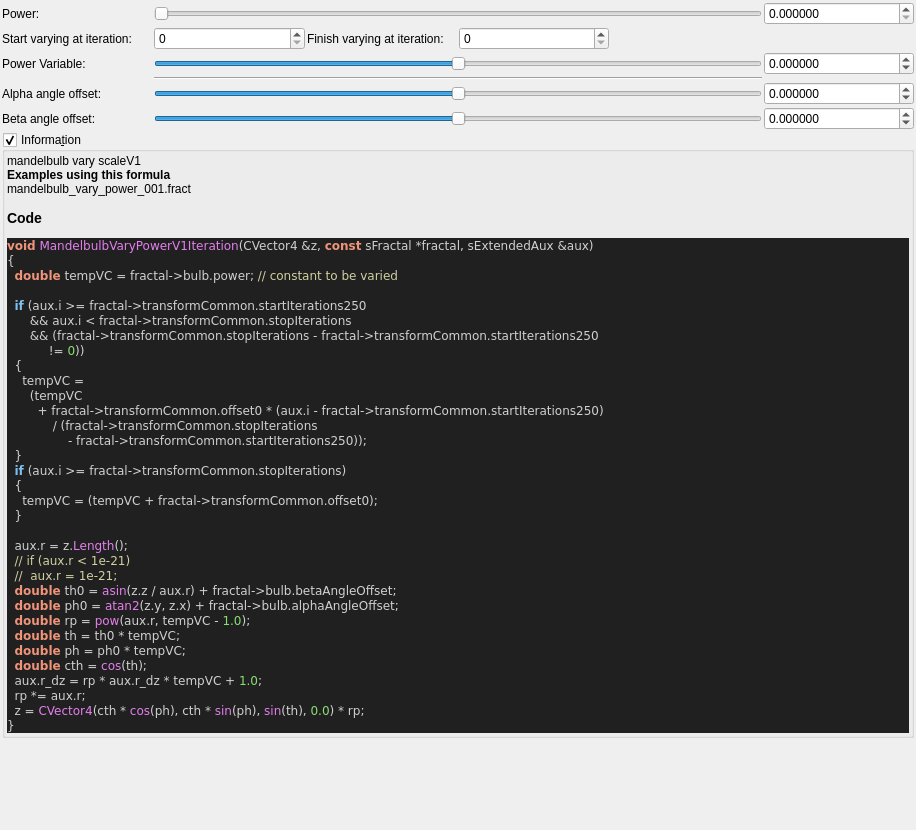
<?xml version="1.0" encoding="UTF-8"?>
<ui version="4.0">
 <class>mandelbulb_vary_power_v1</class>
 <widget class="QWidget" name="Form">
  <property name="geometry">
   <rect>
    <x>0</x>
    <y>0</y>
    <width>916</width>
    <height>830</height>
   </rect>
  </property>
  <property name="windowTitle">
   <string notr="true">mandelbulb_vary_power_v1</string>
  </property>
  <layout class="QVBoxLayout" name="verticalLayout">
   <property name="spacing">
    <number>2</number>
   </property>
   <property name="leftMargin">
    <number>2</number>
   </property>
   <property name="topMargin">
    <number>2</number>
   </property>
   <property name="rightMargin">
    <number>2</number>
   </property>
   <property name="bottomMargin">
    <number>2</number>
   </property>
   <item>
    <layout class="QGridLayout" name="gridLayout_36">
     <property name="spacing">
      <number>2</number>
     </property>
     <item row="2" column="5">
      <widget class="MyDoubleSpinBox" name="spinbox_transf_offset_0">
       <property name="sizePolicy">
        <sizepolicy hsizetype="Minimum" vsizetype="Maximum">
         <horstretch>0</horstretch>
         <verstretch>0</verstretch>
        </sizepolicy>
       </property>
       <property name="prefix">
        <string/>
       </property>
       <property name="suffix">
        <string/>
       </property>
       <property name="decimals">
        <number>6</number>
       </property>
       <property name="minimum">
        <double>-99.998999999999995</double>
       </property>
       <property name="maximum">
        <double>99.998999999999995</double>
       </property>
       <property name="singleStep">
        <double>0.100000000000000</double>
       </property>
      </widget>
     </item>
     <item row="1" column="1">
      <widget class="MySpinBox" name="spinboxInt_transf_start_iterations_250">
       <property name="sizePolicy">
        <sizepolicy hsizetype="Minimum" vsizetype="Maximum">
         <horstretch>0</horstretch>
         <verstretch>0</verstretch>
        </sizepolicy>
       </property>
       <property name="maximum">
        <number>250</number>
       </property>
      </widget>
     </item>
     <item row="1" column="4" colspan="2">
      <spacer name="horizontalSpacer_17">
       <property name="orientation">
        <enum>Qt::Horizontal</enum>
       </property>
       <property name="sizeHint" stdset="0">
        <size>
         <width>40</width>
         <height>20</height>
        </size>
       </property>
      </spacer>
     </item>
     <item row="2" column="1" colspan="4">
      <widget class="QSlider" name="slider_transf_offset_0">
       <property name="sizePolicy">
        <sizepolicy hsizetype="Expanding" vsizetype="Maximum">
         <horstretch>0</horstretch>
         <verstretch>0</verstretch>
        </sizepolicy>
       </property>
       <property name="minimum">
        <number>-20000000</number>
       </property>
       <property name="maximum">
        <number>20000000</number>
       </property>
       <property name="value">
        <number>0</number>
       </property>
       <property name="sliderPosition">
        <number>0</number>
       </property>
       <property name="orientation">
        <enum>Qt::Horizontal</enum>
       </property>
      </widget>
     </item>
     <item row="1" column="3">
      <widget class="MySpinBox" name="spinboxInt_transf_stop_iterations">
       <property name="sizePolicy">
        <sizepolicy hsizetype="Minimum" vsizetype="Maximum">
         <horstretch>0</horstretch>
         <verstretch>0</verstretch>
        </sizepolicy>
       </property>
       <property name="maximum">
        <number>250</number>
       </property>
      </widget>
     </item>
     <item row="2" column="0">
      <widget class="QLabel" name="label_81">
       <property name="text">
        <string>Power Variable:</string>
       </property>
      </widget>
     </item>
     <item row="1" column="2">
      <widget class="QLabel" name="label_169">
       <property name="text">
        <string>Finish varying at iteration:</string>
       </property>
      </widget>
     </item>
     <item row="4" column="0">
      <widget class="QLabel" name="label_85">
       <property name="text">
        <string>Alpha angle offset:</string>
       </property>
      </widget>
     </item>
     <item row="5" column="0">
      <widget class="QLabel" name="label_91">
       <property name="text">
        <string>Beta angle offset:</string>
       </property>
      </widget>
     </item>
     <item row="0" column="0">
      <widget class="QLabel" name="label_92">
       <property name="text">
        <string>Power:</string>
       </property>
      </widget>
     </item>
     <item row="1" column="0">
      <widget class="QLabel" name="label_171">
       <property name="text">
        <string>Start varying at iteration:</string>
       </property>
      </widget>
     </item>
     <item row="3" column="1" colspan="4">
      <widget class="Line" name="line_29">
       <property name="orientation">
        <enum>Qt::Horizontal</enum>
       </property>
      </widget>
     </item>
     <item row="0" column="5">
      <widget class="MyDoubleSpinBox" name="spinbox_power">
       <property name="sizePolicy">
        <sizepolicy hsizetype="Minimum" vsizetype="Maximum">
         <horstretch>0</horstretch>
         <verstretch>0</verstretch>
        </sizepolicy>
       </property>
       <property name="prefix">
        <string/>
       </property>
       <property name="suffix">
        <string/>
       </property>
       <property name="decimals">
        <number>6</number>
       </property>
       <property name="minimum">
        <double>0.000000000000000</double>
       </property>
       <property name="maximum">
        <double>99.999899999999997</double>
       </property>
       <property name="singleStep">
        <double>0.100000000000000</double>
       </property>
      </widget>
     </item>
     <item row="4" column="5">
      <widget class="MyDoubleSpinBox" name="spinbox_alpha_angle_offset">
       <property name="sizePolicy">
        <sizepolicy hsizetype="Minimum" vsizetype="Maximum">
         <horstretch>0</horstretch>
         <verstretch>0</verstretch>
        </sizepolicy>
       </property>
       <property name="prefix">
        <string/>
       </property>
       <property name="suffix">
        <string/>
       </property>
       <property name="decimals">
        <number>6</number>
       </property>
       <property name="minimum">
        <double>-36000.000000000000000</double>
       </property>
       <property name="maximum">
        <double>36000.000000000000000</double>
       </property>
       <property name="singleStep">
        <double>0.100000000000000</double>
       </property>
      </widget>
     </item>
     <item row="5" column="5">
      <widget class="MyDoubleSpinBox" name="spinbox_beta_angle_offset">
       <property name="sizePolicy">
        <sizepolicy hsizetype="Minimum" vsizetype="Maximum">
         <horstretch>0</horstretch>
         <verstretch>0</verstretch>
        </sizepolicy>
       </property>
       <property name="prefix">
        <string/>
       </property>
       <property name="suffix">
        <string/>
       </property>
       <property name="decimals">
        <number>6</number>
       </property>
       <property name="minimum">
        <double>-36000.000000000000000</double>
       </property>
       <property name="maximum">
        <double>36000.000000000000000</double>
       </property>
       <property name="singleStep">
        <double>0.100000000000000</double>
       </property>
      </widget>
     </item>
     <item row="4" column="1" colspan="4">
      <widget class="QSlider" name="slider_alpha_angle_offset">
       <property name="sizePolicy">
        <sizepolicy hsizetype="Expanding" vsizetype="Maximum">
         <horstretch>0</horstretch>
         <verstretch>0</verstretch>
        </sizepolicy>
       </property>
       <property name="minimum">
        <number>-360000000</number>
       </property>
       <property name="maximum">
        <number>360000000</number>
       </property>
       <property name="value">
        <number>0</number>
       </property>
       <property name="sliderPosition">
        <number>0</number>
       </property>
       <property name="orientation">
        <enum>Qt::Horizontal</enum>
       </property>
      </widget>
     </item>
     <item row="5" column="1" colspan="4">
      <widget class="QSlider" name="slider_beta_angle_offset">
       <property name="sizePolicy">
        <sizepolicy hsizetype="Expanding" vsizetype="Maximum">
         <horstretch>0</horstretch>
         <verstretch>0</verstretch>
        </sizepolicy>
       </property>
       <property name="minimum">
        <number>-360000000</number>
       </property>
       <property name="maximum">
        <number>360000000</number>
       </property>
       <property name="value">
        <number>0</number>
       </property>
       <property name="sliderPosition">
        <number>0</number>
       </property>
       <property name="orientation">
        <enum>Qt::Horizontal</enum>
       </property>
      </widget>
     </item>
     <item row="0" column="1" colspan="4">
      <widget class="QSlider" name="slider_power">
       <property name="sizePolicy">
        <sizepolicy hsizetype="Expanding" vsizetype="Maximum">
         <horstretch>0</horstretch>
         <verstretch>0</verstretch>
        </sizepolicy>
       </property>
       <property name="maximum">
        <number>20000000</number>
       </property>
       <property name="singleStep">
        <number>1</number>
       </property>
       <property name="orientation">
        <enum>Qt::Horizontal</enum>
       </property>
      </widget>
     </item>
    </layout>
   </item>
   <item>
    <widget class="MyGroupBox" name="groupCheck_info">
     <property name="title">
      <string>Informa&amp;tion</string>
     </property>
     <property name="flat">
      <bool>false</bool>
     </property>
     <property name="checkable">
      <bool>true</bool>
     </property>
     <layout class="QVBoxLayout" name="verticalLayout_2">
      <property name="spacing">
       <number>2</number>
      </property>
      <property name="leftMargin">
       <number>2</number>
      </property>
      <property name="topMargin">
       <number>2</number>
      </property>
      <property name="rightMargin">
       <number>2</number>
      </property>
      <property name="bottomMargin">
       <number>2</number>
      </property>
      <item>
       <widget class="QLabel" name="label_code_content">
        <property name="text">
         <string notr="true">&lt;p&gt;mandelbulb vary scaleV1&lt;/p&gt;&lt;table&gt;
&lt;/table&gt;
&lt;br&gt;&lt;b&gt;Examples using this formula&lt;/b&gt;&lt;br&gt;mandelbulb_vary_power_001.fract&lt;h3&gt;Code&lt;/h3&gt;
&lt;body style=&quot;background-color:#202020&quot;&gt;
&lt;pre style=&quot;color:#d0d0d0; background-color:#202020;  font-family:'Courier New',monospace;&quot;&gt;&lt;span style=&quot;color:#f09479; font-weight:bold&quot;&gt;void&lt;/span&gt; &lt;span style=&quot;color:#e47eed&quot;&gt;MandelbulbVaryPowerV1Iteration&lt;/span&gt;&lt;span style=&quot;color:#d0d0d0&quot;&gt;(&lt;/span&gt;CVector4 &lt;span style=&quot;color:#d0d0d0&quot;&gt;&amp;amp;&lt;/span&gt;z&lt;span style=&quot;color:#d0d0d0&quot;&gt;,&lt;/span&gt; &lt;span style=&quot;color:#f09479; font-weight:bold&quot;&gt;const&lt;/span&gt; sFractal &lt;span style=&quot;color:#d0d0d0&quot;&gt;*&lt;/span&gt;fractal&lt;span style=&quot;color:#d0d0d0&quot;&gt;,&lt;/span&gt; sExtendedAux &lt;span style=&quot;color:#d0d0d0&quot;&gt;&amp;amp;&lt;/span&gt;aux&lt;span style=&quot;color:#d0d0d0&quot;&gt;)&lt;/span&gt;
&lt;span style=&quot;color:#d0d0d0&quot;&gt;{&lt;/span&gt;
  &lt;span style=&quot;color:#f09479; font-weight:bold&quot;&gt;double&lt;/span&gt; tempVC &lt;span style=&quot;color:#d0d0d0&quot;&gt;=&lt;/span&gt; fractal&lt;span style=&quot;color:#d0d0d0&quot;&gt;-&amp;gt;&lt;/span&gt;bulb&lt;span style=&quot;color:#d0d0d0&quot;&gt;.&lt;/span&gt;power&lt;span style=&quot;color:#d0d0d0&quot;&gt;;&lt;/span&gt; &lt;span style=&quot;color:#d0d0a0&quot;&gt;// constant to be varied&lt;/span&gt;

  &lt;span style=&quot;color:#7ec0ee; font-weight:bold&quot;&gt;if&lt;/span&gt; &lt;span style=&quot;color:#d0d0d0&quot;&gt;(&lt;/span&gt;aux&lt;span style=&quot;color:#d0d0d0&quot;&gt;.&lt;/span&gt;i &lt;span style=&quot;color:#d0d0d0&quot;&gt;&amp;gt;=&lt;/span&gt; fractal&lt;span style=&quot;color:#d0d0d0&quot;&gt;-&amp;gt;&lt;/span&gt;transformCommon&lt;span style=&quot;color:#d0d0d0&quot;&gt;.&lt;/span&gt;startIterations250
      &lt;span style=&quot;color:#d0d0d0&quot;&gt;&amp;amp;&amp;amp;&lt;/span&gt; aux&lt;span style=&quot;color:#d0d0d0&quot;&gt;.&lt;/span&gt;i &lt;span style=&quot;color:#d0d0d0&quot;&gt;&amp;lt;&lt;/span&gt; fractal&lt;span style=&quot;color:#d0d0d0&quot;&gt;-&amp;gt;&lt;/span&gt;transformCommon&lt;span style=&quot;color:#d0d0d0&quot;&gt;.&lt;/span&gt;stopIterations
      &lt;span style=&quot;color:#d0d0d0&quot;&gt;&amp;amp;&amp;amp; (&lt;/span&gt;fractal&lt;span style=&quot;color:#d0d0d0&quot;&gt;-&amp;gt;&lt;/span&gt;transformCommon&lt;span style=&quot;color:#d0d0d0&quot;&gt;.&lt;/span&gt;stopIterations &lt;span style=&quot;color:#d0d0d0&quot;&gt;-&lt;/span&gt; fractal&lt;span style=&quot;color:#d0d0d0&quot;&gt;-&amp;gt;&lt;/span&gt;transformCommon&lt;span style=&quot;color:#d0d0d0&quot;&gt;.&lt;/span&gt;startIterations250
           &lt;span style=&quot;color:#d0d0d0&quot;&gt;!=&lt;/span&gt; &lt;span style=&quot;color:#87df71&quot;&gt;0&lt;/span&gt;&lt;span style=&quot;color:#d0d0d0&quot;&gt;))&lt;/span&gt;
  &lt;span style=&quot;color:#d0d0d0&quot;&gt;{&lt;/span&gt;
    tempVC &lt;span style=&quot;color:#d0d0d0&quot;&gt;=&lt;/span&gt;
      &lt;span style=&quot;color:#d0d0d0&quot;&gt;(&lt;/span&gt;tempVC
        &lt;span style=&quot;color:#d0d0d0&quot;&gt;+&lt;/span&gt; fractal&lt;span style=&quot;color:#d0d0d0&quot;&gt;-&amp;gt;&lt;/span&gt;transformCommon&lt;span style=&quot;color:#d0d0d0&quot;&gt;.&lt;/span&gt;offset0 &lt;span style=&quot;color:#d0d0d0&quot;&gt;* (&lt;/span&gt;aux&lt;span style=&quot;color:#d0d0d0&quot;&gt;.&lt;/span&gt;i &lt;span style=&quot;color:#d0d0d0&quot;&gt;-&lt;/span&gt; fractal&lt;span style=&quot;color:#d0d0d0&quot;&gt;-&amp;gt;&lt;/span&gt;transformCommon&lt;span style=&quot;color:#d0d0d0&quot;&gt;.&lt;/span&gt;startIterations250&lt;span style=&quot;color:#d0d0d0&quot;&gt;)&lt;/span&gt;
            &lt;span style=&quot;color:#d0d0d0&quot;&gt;/ (&lt;/span&gt;fractal&lt;span style=&quot;color:#d0d0d0&quot;&gt;-&amp;gt;&lt;/span&gt;transformCommon&lt;span style=&quot;color:#d0d0d0&quot;&gt;.&lt;/span&gt;stopIterations
                &lt;span style=&quot;color:#d0d0d0&quot;&gt;-&lt;/span&gt; fractal&lt;span style=&quot;color:#d0d0d0&quot;&gt;-&amp;gt;&lt;/span&gt;transformCommon&lt;span style=&quot;color:#d0d0d0&quot;&gt;.&lt;/span&gt;startIterations250&lt;span style=&quot;color:#d0d0d0&quot;&gt;));&lt;/span&gt;
  &lt;span style=&quot;color:#d0d0d0&quot;&gt;}&lt;/span&gt;
  &lt;span style=&quot;color:#7ec0ee; font-weight:bold&quot;&gt;if&lt;/span&gt; &lt;span style=&quot;color:#d0d0d0&quot;&gt;(&lt;/span&gt;aux&lt;span style=&quot;color:#d0d0d0&quot;&gt;.&lt;/span&gt;i &lt;span style=&quot;color:#d0d0d0&quot;&gt;&amp;gt;=&lt;/span&gt; fractal&lt;span style=&quot;color:#d0d0d0&quot;&gt;-&amp;gt;&lt;/span&gt;transformCommon&lt;span style=&quot;color:#d0d0d0&quot;&gt;.&lt;/span&gt;stopIterations&lt;span style=&quot;color:#d0d0d0&quot;&gt;)&lt;/span&gt;
  &lt;span style=&quot;color:#d0d0d0&quot;&gt;{&lt;/span&gt;
    tempVC &lt;span style=&quot;color:#d0d0d0&quot;&gt;= (&lt;/span&gt;tempVC &lt;span style=&quot;color:#d0d0d0&quot;&gt;+&lt;/span&gt; fractal&lt;span style=&quot;color:#d0d0d0&quot;&gt;-&amp;gt;&lt;/span&gt;transformCommon&lt;span style=&quot;color:#d0d0d0&quot;&gt;.&lt;/span&gt;offset0&lt;span style=&quot;color:#d0d0d0&quot;&gt;);&lt;/span&gt;
  &lt;span style=&quot;color:#d0d0d0&quot;&gt;}&lt;/span&gt;

  aux&lt;span style=&quot;color:#d0d0d0&quot;&gt;.&lt;/span&gt;r &lt;span style=&quot;color:#d0d0d0&quot;&gt;=&lt;/span&gt; z&lt;span style=&quot;color:#d0d0d0&quot;&gt;.&lt;/span&gt;&lt;span style=&quot;color:#e47eed&quot;&gt;Length&lt;/span&gt;&lt;span style=&quot;color:#d0d0d0&quot;&gt;();&lt;/span&gt;
  &lt;span style=&quot;color:#d0d0a0&quot;&gt;// if (aux.r &amp;lt; 1e-21)&lt;/span&gt;
  &lt;span style=&quot;color:#d0d0a0&quot;&gt;//  aux.r = 1e-21;&lt;/span&gt;
  &lt;span style=&quot;color:#f09479; font-weight:bold&quot;&gt;double&lt;/span&gt; th0 &lt;span style=&quot;color:#d0d0d0&quot;&gt;=&lt;/span&gt; &lt;span style=&quot;color:#e47eed&quot;&gt;asin&lt;/span&gt;&lt;span style=&quot;color:#d0d0d0&quot;&gt;(&lt;/span&gt;z&lt;span style=&quot;color:#d0d0d0&quot;&gt;.&lt;/span&gt;z &lt;span style=&quot;color:#d0d0d0&quot;&gt;/&lt;/span&gt; aux&lt;span style=&quot;color:#d0d0d0&quot;&gt;.&lt;/span&gt;r&lt;span style=&quot;color:#d0d0d0&quot;&gt;) +&lt;/span&gt; fractal&lt;span style=&quot;color:#d0d0d0&quot;&gt;-&amp;gt;&lt;/span&gt;bulb&lt;span style=&quot;color:#d0d0d0&quot;&gt;.&lt;/span&gt;betaAngleOffset&lt;span style=&quot;color:#d0d0d0&quot;&gt;;&lt;/span&gt;
  &lt;span style=&quot;color:#f09479; font-weight:bold&quot;&gt;double&lt;/span&gt; ph0 &lt;span style=&quot;color:#d0d0d0&quot;&gt;=&lt;/span&gt; &lt;span style=&quot;color:#e47eed&quot;&gt;atan2&lt;/span&gt;&lt;span style=&quot;color:#d0d0d0&quot;&gt;(&lt;/span&gt;z&lt;span style=&quot;color:#d0d0d0&quot;&gt;.&lt;/span&gt;y&lt;span style=&quot;color:#d0d0d0&quot;&gt;,&lt;/span&gt; z&lt;span style=&quot;color:#d0d0d0&quot;&gt;.&lt;/span&gt;x&lt;span style=&quot;color:#d0d0d0&quot;&gt;) +&lt;/span&gt; fractal&lt;span style=&quot;color:#d0d0d0&quot;&gt;-&amp;gt;&lt;/span&gt;bulb&lt;span style=&quot;color:#d0d0d0&quot;&gt;.&lt;/span&gt;alphaAngleOffset&lt;span style=&quot;color:#d0d0d0&quot;&gt;;&lt;/span&gt;
  &lt;span style=&quot;color:#f09479; font-weight:bold&quot;&gt;double&lt;/span&gt; rp &lt;span style=&quot;color:#d0d0d0&quot;&gt;=&lt;/span&gt; &lt;span style=&quot;color:#e47eed&quot;&gt;pow&lt;/span&gt;&lt;span style=&quot;color:#d0d0d0&quot;&gt;(&lt;/span&gt;aux&lt;span style=&quot;color:#d0d0d0&quot;&gt;.&lt;/span&gt;r&lt;span style=&quot;color:#d0d0d0&quot;&gt;,&lt;/span&gt; tempVC &lt;span style=&quot;color:#d0d0d0&quot;&gt;-&lt;/span&gt; &lt;span style=&quot;color:#87df71&quot;&gt;1.0&lt;/span&gt;&lt;span style=&quot;color:#d0d0d0&quot;&gt;);&lt;/span&gt;
  &lt;span style=&quot;color:#f09479; font-weight:bold&quot;&gt;double&lt;/span&gt; th &lt;span style=&quot;color:#d0d0d0&quot;&gt;=&lt;/span&gt; th0 &lt;span style=&quot;color:#d0d0d0&quot;&gt;*&lt;/span&gt; tempVC&lt;span style=&quot;color:#d0d0d0&quot;&gt;;&lt;/span&gt;
  &lt;span style=&quot;color:#f09479; font-weight:bold&quot;&gt;double&lt;/span&gt; ph &lt;span style=&quot;color:#d0d0d0&quot;&gt;=&lt;/span&gt; ph0 &lt;span style=&quot;color:#d0d0d0&quot;&gt;*&lt;/span&gt; tempVC&lt;span style=&quot;color:#d0d0d0&quot;&gt;;&lt;/span&gt;
  &lt;span style=&quot;color:#f09479; font-weight:bold&quot;&gt;double&lt;/span&gt; cth &lt;span style=&quot;color:#d0d0d0&quot;&gt;=&lt;/span&gt; &lt;span style=&quot;color:#e47eed&quot;&gt;cos&lt;/span&gt;&lt;span style=&quot;color:#d0d0d0&quot;&gt;(&lt;/span&gt;th&lt;span style=&quot;color:#d0d0d0&quot;&gt;);&lt;/span&gt;
  aux&lt;span style=&quot;color:#d0d0d0&quot;&gt;.&lt;/span&gt;r_dz &lt;span style=&quot;color:#d0d0d0&quot;&gt;=&lt;/span&gt; rp &lt;span style=&quot;color:#d0d0d0&quot;&gt;*&lt;/span&gt; aux&lt;span style=&quot;color:#d0d0d0&quot;&gt;.&lt;/span&gt;r_dz &lt;span style=&quot;color:#d0d0d0&quot;&gt;*&lt;/span&gt; tempVC &lt;span style=&quot;color:#d0d0d0&quot;&gt;+&lt;/span&gt; &lt;span style=&quot;color:#87df71&quot;&gt;1.0&lt;/span&gt;&lt;span style=&quot;color:#d0d0d0&quot;&gt;;&lt;/span&gt;
  rp &lt;span style=&quot;color:#d0d0d0&quot;&gt;*=&lt;/span&gt; aux&lt;span style=&quot;color:#d0d0d0&quot;&gt;.&lt;/span&gt;r&lt;span style=&quot;color:#d0d0d0&quot;&gt;;&lt;/span&gt;
  z &lt;span style=&quot;color:#d0d0d0&quot;&gt;=&lt;/span&gt; &lt;span style=&quot;color:#e47eed&quot;&gt;CVector4&lt;/span&gt;&lt;span style=&quot;color:#d0d0d0&quot;&gt;(&lt;/span&gt;cth &lt;span style=&quot;color:#d0d0d0&quot;&gt;*&lt;/span&gt; &lt;span style=&quot;color:#e47eed&quot;&gt;cos&lt;/span&gt;&lt;span style=&quot;color:#d0d0d0&quot;&gt;(&lt;/span&gt;ph&lt;span style=&quot;color:#d0d0d0&quot;&gt;),&lt;/span&gt; cth &lt;span style=&quot;color:#d0d0d0&quot;&gt;*&lt;/span&gt; &lt;span style=&quot;color:#e47eed&quot;&gt;sin&lt;/span&gt;&lt;span style=&quot;color:#d0d0d0&quot;&gt;(&lt;/span&gt;ph&lt;span style=&quot;color:#d0d0d0&quot;&gt;),&lt;/span&gt; &lt;span style=&quot;color:#e47eed&quot;&gt;sin&lt;/span&gt;&lt;span style=&quot;color:#d0d0d0&quot;&gt;(&lt;/span&gt;th&lt;span style=&quot;color:#d0d0d0&quot;&gt;),&lt;/span&gt; &lt;span style=&quot;color:#87df71&quot;&gt;0.0&lt;/span&gt;&lt;span style=&quot;color:#d0d0d0&quot;&gt;) *&lt;/span&gt; rp&lt;span style=&quot;color:#d0d0d0&quot;&gt;;&lt;/span&gt;
&lt;span style=&quot;color:#d0d0d0&quot;&gt;}&lt;/span&gt;
&lt;/pre&gt;
&lt;/body&gt;</string>
        </property>
        <property name="wordWrap">
         <bool>true</bool>
        </property>
        <property name="openExternalLinks">
         <bool>true</bool>
        </property>
        <property name="textInteractionFlags">
         <set>Qt::LinksAccessibleByMouse|Qt::TextSelectableByMouse</set>
        </property>
       </widget>
      </item>
     </layout>
    </widget>
   </item>
   <item>
    <spacer name="verticalSpacer">
     <property name="orientation">
      <enum>Qt::Vertical</enum>
     </property>
     <property name="sizeHint" stdset="0">
      <size>
       <width>20</width>
       <height>40</height>
      </size>
     </property>
    </spacer>
   </item>
  </layout>
 </widget>
 <customwidgets>
  <customwidget>
   <class>MySpinBox</class>
   <extends>QSpinBox</extends>
   <header>my_spin_box.h</header>
  </customwidget>
  <customwidget>
   <class>MyGroupBox</class>
   <extends>QGroupBox</extends>
   <header>my_group_box.h</header>
   <container>1</container>
  </customwidget>
  <customwidget>
   <class>MyDoubleSpinBox</class>
   <extends>QDoubleSpinBox</extends>
   <header>my_double_spin_box.h</header>
  </customwidget>
 </customwidgets>
 <tabstops>
  <tabstop>slider_power</tabstop>
  <tabstop>spinbox_power</tabstop>
  <tabstop>spinboxInt_transf_start_iterations_250</tabstop>
  <tabstop>spinboxInt_transf_stop_iterations</tabstop>
  <tabstop>slider_transf_offset_0</tabstop>
  <tabstop>spinbox_transf_offset_0</tabstop>
  <tabstop>slider_alpha_angle_offset</tabstop>
  <tabstop>spinbox_alpha_angle_offset</tabstop>
  <tabstop>slider_beta_angle_offset</tabstop>
  <tabstop>spinbox_beta_angle_offset</tabstop>
  <tabstop>groupCheck_info</tabstop>
 </tabstops>
 <resources/>
 <connections/>
</ui>
